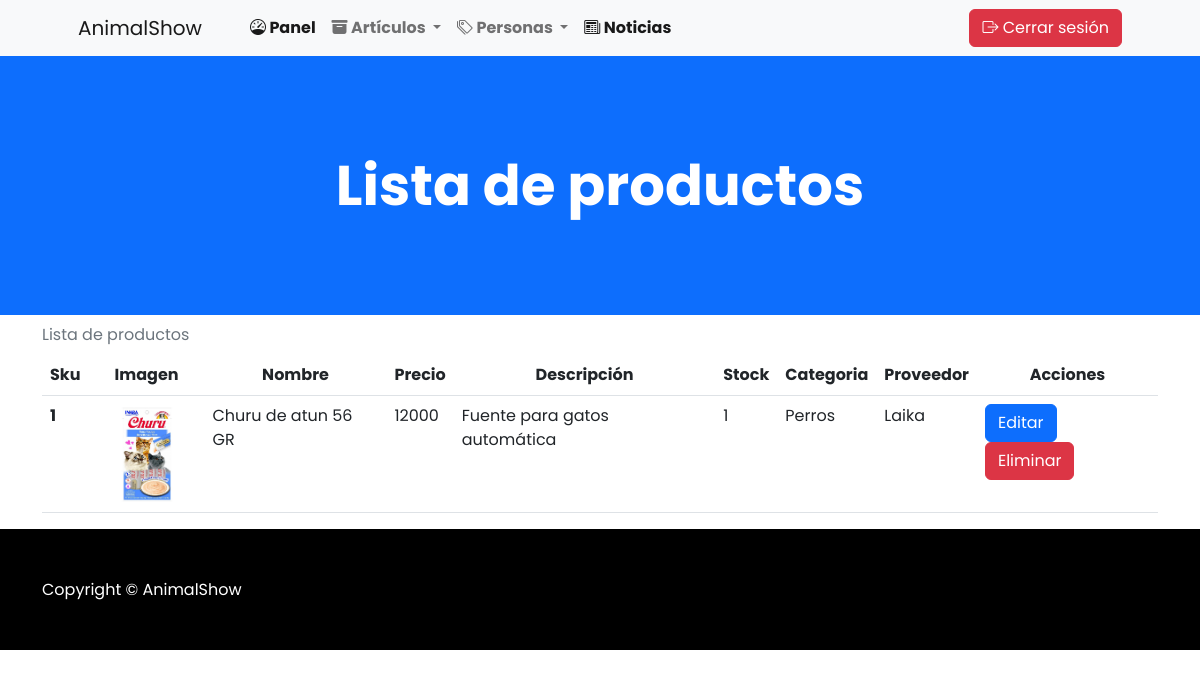
Screenshot of /lista with the database file from the repository.
### apps/Shopanimal/models.py (models this page shows, shortened)
class Producto(models.Model):
    sku = models.IntegerField(primary_key=True)
    nombre = models.CharField(max_length=50)
    precio = models.IntegerField()
    descripcion = models.CharField(max_length=200)
    stock = models.IntegerField()
    id_categoria = models.ForeignKey(Categoria, on_delete=models.CASCADE)
    id_proveedor = models.ForeignKey(Proveedor, on_delete=models.CASCADE)
    imagen = models.ImageField(upload_to='imagenesProducto')

class Categoria(models.Model):
    id_categoria = models.IntegerField(primary_key=True)
    nombre_categoria = models.CharField(max_length=100)
    descripcion = models.CharField(max_length=100)
    def __str__(self):
        txt = "{0}"
        return txt.format(self.nombre_categoria)

class Proveedor(models.Model):
    id_proveedor = models.IntegerField(primary_key=True)
    nombre_proveedor = models.CharField(max_length=100)
    email = models.CharField(max_length=100)
    telefono = models.CharField(max_length=50)
    ciudad = models.CharField(max_length=100)
    def __str__(self):
        txt = "{0}"
        return txt.format(self.nombre_proveedor)

### apps/Shopanimal/views.py (the view)
# urls.py: path('lista', views.cargarListaProdAdministrador)
def cargarListaProdAdministrador(request):
    categorias = Categoria.objects.all()
    proveedores = Proveedor.objects.all()
    productos = Producto.objects.all()
    return render(request, "productos_admin.html", {"cate": categorias, "prove": proveedores, "prod": productos})

### apps/Shopanimal/templates/productos_admin.html (shortened to what this page needs)
{% extends './baseAdmin.html' %} {% load static %} {% block head %}
<link rel="stylesheet" href="{% static 'css/style.css' %}" />
<link rel="stylesheet" href="https://cdn.datatables.net/1.13.4/css/dataTables.bootstrap5.min.css">
{% endblock %} {% block body %}
<header class="bg-primary py-5">
  <div class="container px-4 px-lg-5 my-5">
    <div class="text-center text-white">
      <h1 class="display-4 fw-bolder">Lista de productos</h1>
    </div>
  </div>
</header>
<div class="container">
  <div class="row">
    <div class="col-sm-12 col-md-12 col-lg-12 col-xl-12">
      <div class="table-responsive">
        <table class="table caption-top">
          <caption>
            Lista de productos
          </caption>
          <thead>
            <tr>
              <th class="centered" scope="col">Sku</th>
              <th class="centered" scope="col">Imagen</th>
              <th class="centered" scope="col">Nombre</th>
              <th class="centered" scope="col">Precio</th>
              <th class="centered" scope="col">Descripción</th>
              <th class="centered" scope="col">Stock</th>
              <th class="centered" scope="col">Categoria</th>
              <th class="centered" scope="col">Proveedor</th>
              <th class="centered" scope="col">Acciones</th>
            </tr>
          </thead>
          <tbody>
            {% for p in prod %}
            <tr>
              <th scope="row">{{p.sku}}</th>
              <td><img src="{{p.imagen.url}}" height="100" /></td>
              <td>{{p.nombre}}</td>
              <td>{{p.precio}}</td>
              <td>{{p.descripcion}}</td>
              <td>{{p.stock}}</td>
              <td>{{p.id_categoria}}</td>
              <td>{{p.id_proveedor}}</td>
              <td>
                <a href="/editarProducto/{{p.sku}}" class="btn btn-primary">Editar</a>
                <a href="/eliminarProducto/{{p.sku}}" class="btn btn-danger"
                  >Eliminar</a
                >
              </td>
            </tr>
            {% endfor %}
          </tbody>
        </table>
      </div>
    </div>
  </div>
</div>
{% endblock %}

### rows the page displays
Producto: sku "1", imagen (picture), nombre "Churu de atun 56 GR", precio "12000", descripcion "Fuente para gatos automática", stock "1", id_categoria "Perros", id_proveedor "Laika"
